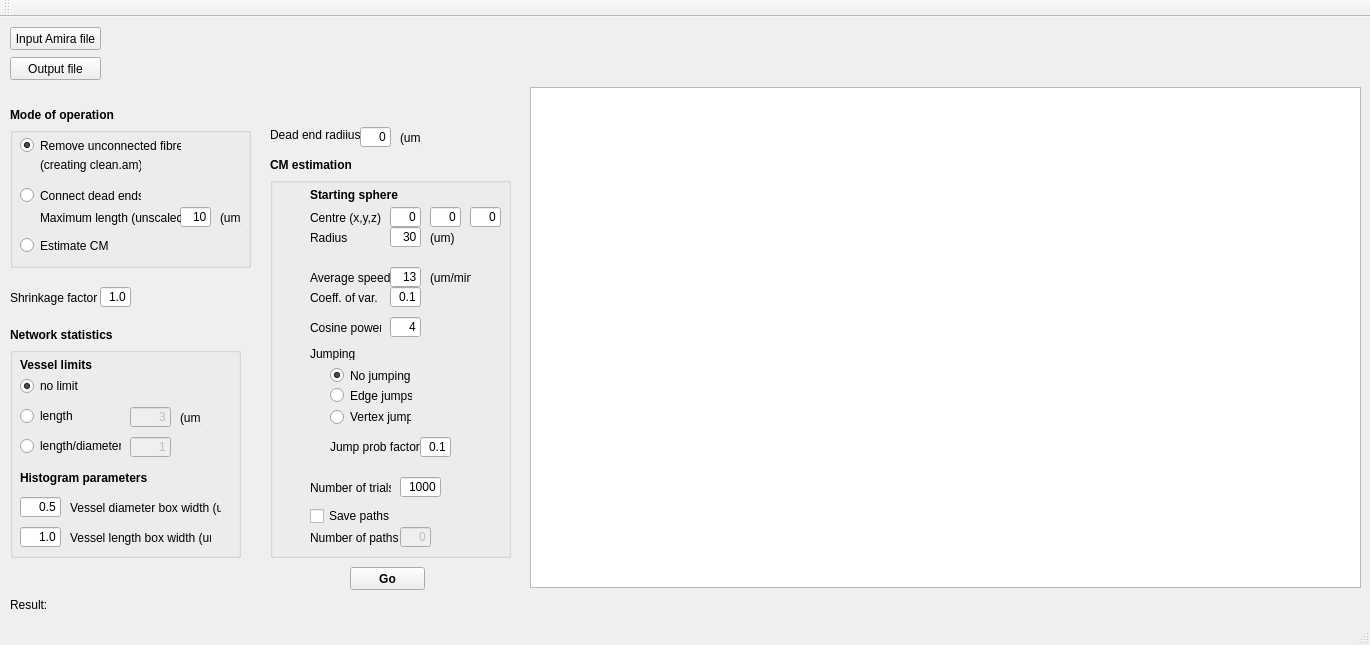
<?xml version="1.0" encoding="UTF-8"?>
<ui version="4.0">
 <class>MainWindow</class>
 <widget class="QMainWindow" name="MainWindow">
  <property name="enabled">
   <bool>true</bool>
  </property>
  <property name="geometry">
   <rect>
    <x>0</x>
    <y>0</y>
    <width>1370</width>
    <height>645</height>
   </rect>
  </property>
  <property name="windowTitle">
   <string>Analysing conduit network</string>
  </property>
  <widget class="QWidget" name="centralWidget">
   <widget class="QPushButton" name="pushButtonInputFile">
    <property name="geometry">
     <rect>
      <x>10</x>
      <y>10</y>
      <width>91</width>
      <height>23</height>
     </rect>
    </property>
    <property name="text">
     <string>Input Amira file</string>
    </property>
   </widget>
   <widget class="QLabel" name="labelInputFile">
    <property name="geometry">
     <rect>
      <x>110</x>
      <y>10</y>
      <width>1251</width>
      <height>21</height>
     </rect>
    </property>
    <property name="text">
     <string/>
    </property>
   </widget>
   <widget class="QPushButton" name="pushButtonAnalyse">
    <property name="geometry">
     <rect>
      <x>350</x>
      <y>550</y>
      <width>75</width>
      <height>23</height>
     </rect>
    </property>
    <property name="font">
     <font>
      <weight>75</weight>
      <bold>true</bold>
     </font>
    </property>
    <property name="text">
     <string>Go</string>
    </property>
   </widget>
   <widget class="QLabel" name="label">
    <property name="geometry">
     <rect>
      <x>10</x>
      <y>580</y>
      <width>41</width>
      <height>16</height>
     </rect>
    </property>
    <property name="text">
     <string>Result:</string>
    </property>
   </widget>
   <widget class="QLabel" name="labelResult">
    <property name="geometry">
     <rect>
      <x>50</x>
      <y>580</y>
      <width>1311</width>
      <height>16</height>
     </rect>
    </property>
    <property name="text">
     <string/>
    </property>
   </widget>
   <widget class="QTextEdit" name="textEdit">
    <property name="geometry">
     <rect>
      <x>530</x>
      <y>70</y>
      <width>831</width>
      <height>501</height>
     </rect>
    </property>
   </widget>
   <widget class="QPushButton" name="pushButtonOutputFile">
    <property name="geometry">
     <rect>
      <x>10</x>
      <y>40</y>
      <width>91</width>
      <height>23</height>
     </rect>
    </property>
    <property name="text">
     <string>Output file</string>
    </property>
   </widget>
   <widget class="QLabel" name="labelOutputFile">
    <property name="geometry">
     <rect>
      <x>110</x>
      <y>40</y>
      <width>1251</width>
      <height>21</height>
     </rect>
    </property>
    <property name="text">
     <string/>
    </property>
   </widget>
   <widget class="QLineEdit" name="lineEdit_sfactor">
    <property name="geometry">
     <rect>
      <x>100</x>
      <y>270</y>
      <width>31</width>
      <height>20</height>
     </rect>
    </property>
    <property name="text">
     <string>1.0</string>
    </property>
    <property name="alignment">
     <set>Qt::AlignRight|Qt::AlignTrailing|Qt::AlignVCenter</set>
    </property>
   </widget>
   <widget class="QLabel" name="label_sfactor">
    <property name="geometry">
     <rect>
      <x>10</x>
      <y>270</y>
      <width>91</width>
      <height>21</height>
     </rect>
    </property>
    <property name="text">
     <string>Shrinkage factor</string>
    </property>
   </widget>
   <widget class="QGroupBox" name="groupBox_traverse">
    <property name="geometry">
     <rect>
      <x>270</x>
      <y>160</y>
      <width>241</width>
      <height>381</height>
     </rect>
    </property>
    <property name="title">
     <string/>
    </property>
    <widget class="QLabel" name="label_sphere">
     <property name="geometry">
      <rect>
       <x>40</x>
       <y>10</y>
       <width>101</width>
       <height>16</height>
      </rect>
     </property>
     <property name="font">
      <font>
       <weight>75</weight>
       <bold>true</bold>
      </font>
     </property>
     <property name="text">
      <string>Starting sphere</string>
     </property>
    </widget>
    <widget class="QLabel" name="label_centre">
     <property name="geometry">
      <rect>
       <x>40</x>
       <y>30</y>
       <width>71</width>
       <height>21</height>
      </rect>
     </property>
     <property name="text">
      <string>Centre (x,y,z)</string>
     </property>
    </widget>
    <widget class="QLineEdit" name="lineEdit_x0">
     <property name="geometry">
      <rect>
       <x>120</x>
       <y>30</y>
       <width>31</width>
       <height>20</height>
      </rect>
     </property>
     <property name="text">
      <string>0</string>
     </property>
     <property name="alignment">
      <set>Qt::AlignRight|Qt::AlignTrailing|Qt::AlignVCenter</set>
     </property>
    </widget>
    <widget class="QLineEdit" name="lineEdit_y0">
     <property name="geometry">
      <rect>
       <x>160</x>
       <y>30</y>
       <width>31</width>
       <height>20</height>
      </rect>
     </property>
     <property name="text">
      <string>0</string>
     </property>
     <property name="alignment">
      <set>Qt::AlignRight|Qt::AlignTrailing|Qt::AlignVCenter</set>
     </property>
    </widget>
    <widget class="QLabel" name="label_radius">
     <property name="geometry">
      <rect>
       <x>40</x>
       <y>50</y>
       <width>41</width>
       <height>21</height>
      </rect>
     </property>
     <property name="text">
      <string>Radius</string>
     </property>
    </widget>
    <widget class="QLineEdit" name="lineEdit_radius">
     <property name="geometry">
      <rect>
       <x>120</x>
       <y>50</y>
       <width>31</width>
       <height>20</height>
      </rect>
     </property>
     <property name="text">
      <string>30</string>
     </property>
     <property name="alignment">
      <set>Qt::AlignRight|Qt::AlignTrailing|Qt::AlignVCenter</set>
     </property>
    </widget>
    <widget class="QLabel" name="label_um2">
     <property name="geometry">
      <rect>
       <x>160</x>
       <y>50</y>
       <width>31</width>
       <height>21</height>
      </rect>
     </property>
     <property name="text">
      <string>(um)</string>
     </property>
    </widget>
    <widget class="QLineEdit" name="lineEdit_speed">
     <property name="geometry">
      <rect>
       <x>120</x>
       <y>90</y>
       <width>31</width>
       <height>20</height>
      </rect>
     </property>
     <property name="text">
      <string>13</string>
     </property>
     <property name="alignment">
      <set>Qt::AlignRight|Qt::AlignTrailing|Qt::AlignVCenter</set>
     </property>
    </widget>
    <widget class="QLabel" name="label_um3">
     <property name="geometry">
      <rect>
       <x>160</x>
       <y>90</y>
       <width>41</width>
       <height>21</height>
      </rect>
     </property>
     <property name="text">
      <string>(um/min)</string>
     </property>
    </widget>
    <widget class="QLabel" name="label_speed">
     <property name="geometry">
      <rect>
       <x>40</x>
       <y>90</y>
       <width>81</width>
       <height>21</height>
      </rect>
     </property>
     <property name="text">
      <string>Average speed</string>
     </property>
    </widget>
    <widget class="QLabel" name="label_pow">
     <property name="geometry">
      <rect>
       <x>40</x>
       <y>140</y>
       <width>71</width>
       <height>21</height>
      </rect>
     </property>
     <property name="text">
      <string>Cosine power</string>
     </property>
    </widget>
    <widget class="QLineEdit" name="lineEdit_pow">
     <property name="geometry">
      <rect>
       <x>120</x>
       <y>140</y>
       <width>31</width>
       <height>20</height>
      </rect>
     </property>
     <property name="text">
      <string>4</string>
     </property>
     <property name="alignment">
      <set>Qt::AlignRight|Qt::AlignTrailing|Qt::AlignVCenter</set>
     </property>
    </widget>
    <widget class="QLineEdit" name="lineEdit_ntrials">
     <property name="geometry">
      <rect>
       <x>130</x>
       <y>300</y>
       <width>41</width>
       <height>20</height>
      </rect>
     </property>
     <property name="text">
      <string>1000</string>
     </property>
     <property name="alignment">
      <set>Qt::AlignRight|Qt::AlignTrailing|Qt::AlignVCenter</set>
     </property>
    </widget>
    <widget class="QLabel" name="label_ntrials">
     <property name="geometry">
      <rect>
       <x>40</x>
       <y>300</y>
       <width>81</width>
       <height>21</height>
      </rect>
     </property>
     <property name="text">
      <string>Number of trials</string>
     </property>
    </widget>
    <widget class="QCheckBox" name="checkBox_savepaths">
     <property name="geometry">
      <rect>
       <x>40</x>
       <y>330</y>
       <width>81</width>
       <height>18</height>
      </rect>
     </property>
     <property name="text">
      <string>Save paths</string>
     </property>
    </widget>
    <widget class="QLabel" name="label_npaths">
     <property name="geometry">
      <rect>
       <x>40</x>
       <y>350</y>
       <width>91</width>
       <height>21</height>
      </rect>
     </property>
     <property name="text">
      <string>Number of paths</string>
     </property>
    </widget>
    <widget class="QLineEdit" name="lineEdit_npaths">
     <property name="enabled">
      <bool>false</bool>
     </property>
     <property name="geometry">
      <rect>
       <x>130</x>
       <y>350</y>
       <width>31</width>
       <height>20</height>
      </rect>
     </property>
     <property name="text">
      <string>0</string>
     </property>
     <property name="alignment">
      <set>Qt::AlignRight|Qt::AlignTrailing|Qt::AlignVCenter</set>
     </property>
    </widget>
    <widget class="QLineEdit" name="lineEdit_z0">
     <property name="geometry">
      <rect>
       <x>200</x>
       <y>30</y>
       <width>31</width>
       <height>20</height>
      </rect>
     </property>
     <property name="text">
      <string>0</string>
     </property>
     <property name="alignment">
      <set>Qt::AlignRight|Qt::AlignTrailing|Qt::AlignVCenter</set>
     </property>
    </widget>
    <widget class="QLabel" name="label_2">
     <property name="geometry">
      <rect>
       <x>40</x>
       <y>110</y>
       <width>81</width>
       <height>21</height>
      </rect>
     </property>
     <property name="text">
      <string>Coeff. of var.</string>
     </property>
    </widget>
    <widget class="QLineEdit" name="lineEdit_CV">
     <property name="geometry">
      <rect>
       <x>120</x>
       <y>110</y>
       <width>31</width>
       <height>20</height>
      </rect>
     </property>
     <property name="text">
      <string>0.1</string>
     </property>
     <property name="alignment">
      <set>Qt::AlignRight|Qt::AlignTrailing|Qt::AlignVCenter</set>
     </property>
    </widget>
    <widget class="QLabel" name="label_jump">
     <property name="geometry">
      <rect>
       <x>40</x>
       <y>170</y>
       <width>46</width>
       <height>13</height>
      </rect>
     </property>
     <property name="text">
      <string>Jumping</string>
     </property>
    </widget>
    <widget class="QRadioButton" name="radioButton_nojump">
     <property name="geometry">
      <rect>
       <x>60</x>
       <y>190</y>
       <width>82</width>
       <height>17</height>
      </rect>
     </property>
     <property name="text">
      <string>No jumping</string>
     </property>
     <property name="checked">
      <bool>true</bool>
     </property>
     <attribute name="buttonGroup">
      <string>buttonGroup_jump</string>
     </attribute>
    </widget>
    <widget class="QRadioButton" name="radioButton_ejump">
     <property name="geometry">
      <rect>
       <x>60</x>
       <y>210</y>
       <width>82</width>
       <height>17</height>
      </rect>
     </property>
     <property name="text">
      <string>Edge jumps</string>
     </property>
     <attribute name="buttonGroup">
      <string>buttonGroup_jump</string>
     </attribute>
    </widget>
    <widget class="QRadioButton" name="radioButton_vjump">
     <property name="geometry">
      <rect>
       <x>60</x>
       <y>230</y>
       <width>81</width>
       <height>20</height>
      </rect>
     </property>
     <property name="text">
      <string>Vertex jumps</string>
     </property>
     <attribute name="buttonGroup">
      <string>buttonGroup_jump</string>
     </attribute>
    </widget>
    <widget class="QLabel" name="label_jumpprob">
     <property name="geometry">
      <rect>
       <x>60</x>
       <y>260</y>
       <width>91</width>
       <height>20</height>
      </rect>
     </property>
     <property name="text">
      <string>Jump prob factor</string>
     </property>
    </widget>
    <widget class="QLineEdit" name="lineEdit_jumpprob">
     <property name="geometry">
      <rect>
       <x>150</x>
       <y>260</y>
       <width>31</width>
       <height>20</height>
      </rect>
     </property>
     <property name="text">
      <string>0.1</string>
     </property>
     <property name="alignment">
      <set>Qt::AlignRight|Qt::AlignTrailing|Qt::AlignVCenter</set>
     </property>
    </widget>
   </widget>
   <widget class="QLabel" name="label_CM">
    <property name="geometry">
     <rect>
      <x>270</x>
      <y>140</y>
      <width>81</width>
      <height>16</height>
     </rect>
    </property>
    <property name="font">
     <font>
      <weight>75</weight>
      <bold>true</bold>
     </font>
    </property>
    <property name="text">
     <string>CM estimation</string>
    </property>
   </widget>
   <widget class="QGroupBox" name="groupBox_statistics">
    <property name="geometry">
     <rect>
      <x>10</x>
      <y>330</y>
      <width>231</width>
      <height>211</height>
     </rect>
    </property>
    <property name="title">
     <string/>
    </property>
    <widget class="QLineEdit" name="lineEdit_len_limit">
     <property name="enabled">
      <bool>false</bool>
     </property>
     <property name="geometry">
      <rect>
       <x>120</x>
       <y>60</y>
       <width>41</width>
       <height>20</height>
      </rect>
     </property>
     <property name="text">
      <string>3</string>
     </property>
     <property name="alignment">
      <set>Qt::AlignRight|Qt::AlignTrailing|Qt::AlignVCenter</set>
     </property>
    </widget>
    <widget class="QRadioButton" name="radioButton_len_diam_limit">
     <property name="geometry">
      <rect>
       <x>10</x>
       <y>90</y>
       <width>101</width>
       <height>18</height>
      </rect>
     </property>
     <property name="text">
      <string>length/diameter</string>
     </property>
     <attribute name="buttonGroup">
      <string>buttonGroup_limits</string>
     </attribute>
    </widget>
    <widget class="QLineEdit" name="lineEdit_len_diam_limit">
     <property name="enabled">
      <bool>false</bool>
     </property>
     <property name="geometry">
      <rect>
       <x>120</x>
       <y>90</y>
       <width>41</width>
       <height>20</height>
      </rect>
     </property>
     <property name="text">
      <string>1</string>
     </property>
     <property name="alignment">
      <set>Qt::AlignRight|Qt::AlignTrailing|Qt::AlignVCenter</set>
     </property>
    </widget>
    <widget class="QRadioButton" name="radioButton_len_limit">
     <property name="geometry">
      <rect>
       <x>10</x>
       <y>60</y>
       <width>61</width>
       <height>18</height>
      </rect>
     </property>
     <property name="text">
      <string>length</string>
     </property>
     <attribute name="buttonGroup">
      <string>buttonGroup_limits</string>
     </attribute>
    </widget>
    <widget class="QLabel" name="label_limits">
     <property name="geometry">
      <rect>
       <x>10</x>
       <y>10</y>
       <width>231</width>
       <height>16</height>
      </rect>
     </property>
     <property name="font">
      <font>
       <weight>75</weight>
       <bold>true</bold>
      </font>
     </property>
     <property name="text">
      <string>Vessel limits</string>
     </property>
    </widget>
    <widget class="QRadioButton" name="radioButton_no_limit">
     <property name="geometry">
      <rect>
       <x>10</x>
       <y>30</y>
       <width>61</width>
       <height>18</height>
      </rect>
     </property>
     <property name="text">
      <string>no limit</string>
     </property>
     <property name="checked">
      <bool>true</bool>
     </property>
     <attribute name="buttonGroup">
      <string>buttonGroup_limits</string>
     </attribute>
    </widget>
    <widget class="QLabel" name="label_dlen">
     <property name="geometry">
      <rect>
       <x>60</x>
       <y>180</y>
       <width>141</width>
       <height>21</height>
      </rect>
     </property>
     <property name="text">
      <string>Vessel length box width (um)</string>
     </property>
    </widget>
    <widget class="QLineEdit" name="lineEdit_dlen">
     <property name="geometry">
      <rect>
       <x>10</x>
       <y>180</y>
       <width>41</width>
       <height>20</height>
      </rect>
     </property>
     <property name="text">
      <string>1.0</string>
     </property>
     <property name="alignment">
      <set>Qt::AlignRight|Qt::AlignTrailing|Qt::AlignVCenter</set>
     </property>
    </widget>
    <widget class="QLabel" name="label_ddiam">
     <property name="geometry">
      <rect>
       <x>60</x>
       <y>150</y>
       <width>151</width>
       <height>21</height>
      </rect>
     </property>
     <property name="text">
      <string>Vessel diameter box width (um)</string>
     </property>
    </widget>
    <widget class="QLabel" name="label_histogram">
     <property name="geometry">
      <rect>
       <x>10</x>
       <y>120</y>
       <width>141</width>
       <height>21</height>
      </rect>
     </property>
     <property name="font">
      <font>
       <weight>75</weight>
       <bold>true</bold>
      </font>
     </property>
     <property name="text">
      <string>Histogram parameters</string>
     </property>
    </widget>
    <widget class="QLineEdit" name="lineEdit_ddiam">
     <property name="geometry">
      <rect>
       <x>10</x>
       <y>150</y>
       <width>41</width>
       <height>20</height>
      </rect>
     </property>
     <property name="text">
      <string>0.5</string>
     </property>
     <property name="alignment">
      <set>Qt::AlignRight|Qt::AlignTrailing|Qt::AlignVCenter</set>
     </property>
    </widget>
    <widget class="QLabel" name="label_um1_3">
     <property name="geometry">
      <rect>
       <x>170</x>
       <y>60</y>
       <width>21</width>
       <height>21</height>
      </rect>
     </property>
     <property name="text">
      <string>(um)</string>
     </property>
    </widget>
   </widget>
   <widget class="QGroupBox" name="groupBox_modes">
    <property name="geometry">
     <rect>
      <x>10</x>
      <y>110</y>
      <width>241</width>
      <height>141</height>
     </rect>
    </property>
    <property name="title">
     <string/>
    </property>
    <widget class="QRadioButton" name="radioButton_clean">
     <property name="geometry">
      <rect>
       <x>10</x>
       <y>10</y>
       <width>161</width>
       <height>17</height>
      </rect>
     </property>
     <property name="text">
      <string>Remove unconnected fibres</string>
     </property>
     <property name="checked">
      <bool>true</bool>
     </property>
     <attribute name="buttonGroup">
      <string>buttonGroup_mode</string>
     </attribute>
    </widget>
    <widget class="QRadioButton" name="radioButton_connect">
     <property name="geometry">
      <rect>
       <x>10</x>
       <y>60</y>
       <width>121</width>
       <height>17</height>
      </rect>
     </property>
     <property name="text">
      <string>Connect dead ends</string>
     </property>
     <attribute name="buttonGroup">
      <string>buttonGroup_mode</string>
     </attribute>
    </widget>
    <widget class="QRadioButton" name="radioButton_cm">
     <property name="geometry">
      <rect>
       <x>10</x>
       <y>110</y>
       <width>91</width>
       <height>17</height>
      </rect>
     </property>
     <property name="text">
      <string>Estimate CM</string>
     </property>
     <property name="checked">
      <bool>false</bool>
     </property>
     <attribute name="buttonGroup">
      <string>buttonGroup_mode</string>
     </attribute>
    </widget>
    <widget class="QLabel" name="label_um1">
     <property name="geometry">
      <rect>
       <x>210</x>
       <y>80</y>
       <width>21</width>
       <height>21</height>
      </rect>
     </property>
     <property name="text">
      <string>(um)</string>
     </property>
    </widget>
    <widget class="QLineEdit" name="lineEdit_maxlen">
     <property name="geometry">
      <rect>
       <x>170</x>
       <y>80</y>
       <width>31</width>
       <height>20</height>
      </rect>
     </property>
     <property name="text">
      <string>10</string>
     </property>
     <property name="alignment">
      <set>Qt::AlignRight|Qt::AlignTrailing|Qt::AlignVCenter</set>
     </property>
    </widget>
    <widget class="QLabel" name="label_maxlen">
     <property name="geometry">
      <rect>
       <x>30</x>
       <y>80</y>
       <width>141</width>
       <height>21</height>
      </rect>
     </property>
     <property name="text">
      <string>Maximum length (unscaled)</string>
     </property>
    </widget>
    <widget class="QLabel" name="label_clean">
     <property name="geometry">
      <rect>
       <x>30</x>
       <y>30</y>
       <width>101</width>
       <height>16</height>
      </rect>
     </property>
     <property name="text">
      <string>(creating clean.am)</string>
     </property>
    </widget>
   </widget>
   <widget class="QLabel" name="label_mode">
    <property name="geometry">
     <rect>
      <x>10</x>
      <y>90</y>
      <width>111</width>
      <height>16</height>
     </rect>
    </property>
    <property name="font">
     <font>
      <weight>75</weight>
      <bold>true</bold>
     </font>
    </property>
    <property name="text">
     <string>Mode of operation</string>
    </property>
   </widget>
   <widget class="QLabel" name="label_statistics">
    <property name="geometry">
     <rect>
      <x>10</x>
      <y>310</y>
      <width>111</width>
      <height>16</height>
     </rect>
    </property>
    <property name="font">
     <font>
      <weight>75</weight>
      <bold>true</bold>
     </font>
    </property>
    <property name="text">
     <string>Network statistics</string>
    </property>
   </widget>
   <widget class="QLabel" name="label_deadend_radius">
    <property name="geometry">
     <rect>
      <x>270</x>
      <y>110</y>
      <width>91</width>
      <height>16</height>
     </rect>
    </property>
    <property name="text">
     <string>Dead end radiius</string>
    </property>
   </widget>
   <widget class="QLineEdit" name="lineEdit_deadend_radius">
    <property name="geometry">
     <rect>
      <x>360</x>
      <y>110</y>
      <width>31</width>
      <height>20</height>
     </rect>
    </property>
    <property name="text">
     <string>0</string>
    </property>
    <property name="alignment">
     <set>Qt::AlignRight|Qt::AlignTrailing|Qt::AlignVCenter</set>
    </property>
   </widget>
   <widget class="QLabel" name="label_um1_2">
    <property name="geometry">
     <rect>
      <x>400</x>
      <y>110</y>
      <width>21</width>
      <height>21</height>
     </rect>
    </property>
    <property name="text">
     <string>(um)</string>
    </property>
   </widget>
  </widget>
  <widget class="QMenuBar" name="menuBar">
   <property name="geometry">
    <rect>
     <x>0</x>
     <y>0</y>
     <width>1370</width>
     <height>21</height>
    </rect>
   </property>
  </widget>
  <widget class="QToolBar" name="mainToolBar">
   <attribute name="toolBarArea">
    <enum>TopToolBarArea</enum>
   </attribute>
   <attribute name="toolBarBreak">
    <bool>false</bool>
   </attribute>
  </widget>
  <widget class="QStatusBar" name="statusBar"/>
 </widget>
 <layoutdefault spacing="6" margin="11"/>
 <resources/>
 <connections>
  <connection>
   <sender>pushButtonOutputFile</sender>
   <signal>clicked()</signal>
   <receiver>MainWindow</receiver>
   <slot>outputFileSelecter()</slot>
   <hints>
    <hint type="sourcelabel">
     <x>31</x>
     <y>84</y>
    </hint>
    <hint type="destinationlabel">
     <x>56</x>
     <y>207</y>
    </hint>
   </hints>
  </connection>
  <connection>
   <sender>pushButtonInputFile</sender>
   <signal>clicked()</signal>
   <receiver>MainWindow</receiver>
   <slot>inputFileSelecter()</slot>
   <hints>
    <hint type="sourcelabel">
     <x>62</x>
     <y>43</y>
    </hint>
    <hint type="destinationlabel">
     <x>262</x>
     <y>59</y>
    </hint>
   </hints>
  </connection>
  <connection>
   <sender>pushButtonAnalyse</sender>
   <signal>clicked()</signal>
   <receiver>MainWindow</receiver>
   <slot>conduit_analyser()</slot>
   <hints>
    <hint type="sourcelabel">
     <x>374</x>
     <y>565</y>
    </hint>
    <hint type="destinationlabel">
     <x>503</x>
     <y>306</y>
    </hint>
   </hints>
  </connection>
  <connection>
   <sender>checkBox_savepaths</sender>
   <signal>clicked()</signal>
   <receiver>MainWindow</receiver>
   <slot>savepaths_checkbox()</slot>
   <hints>
    <hint type="sourcelabel">
     <x>310</x>
     <y>465</y>
    </hint>
    <hint type="destinationlabel">
     <x>150</x>
     <y>455</y>
    </hint>
   </hints>
  </connection>
 </connections>
 <slots>
  <slot>outputFileSelecter()</slot>
  <slot>inputFileSelecter()</slot>
  <slot>conduit_analyser()</slot>
  <slot>join_checkbox()</slot>
  <slot>savepaths_checkbox()</slot>
 </slots>
 <buttongroups>
  <buttongroup name="buttonGroup_limits"/>
  <buttongroup name="buttonGroup_mode"/>
  <buttongroup name="buttonGroup_jump"/>
 </buttongroups>
</ui>
